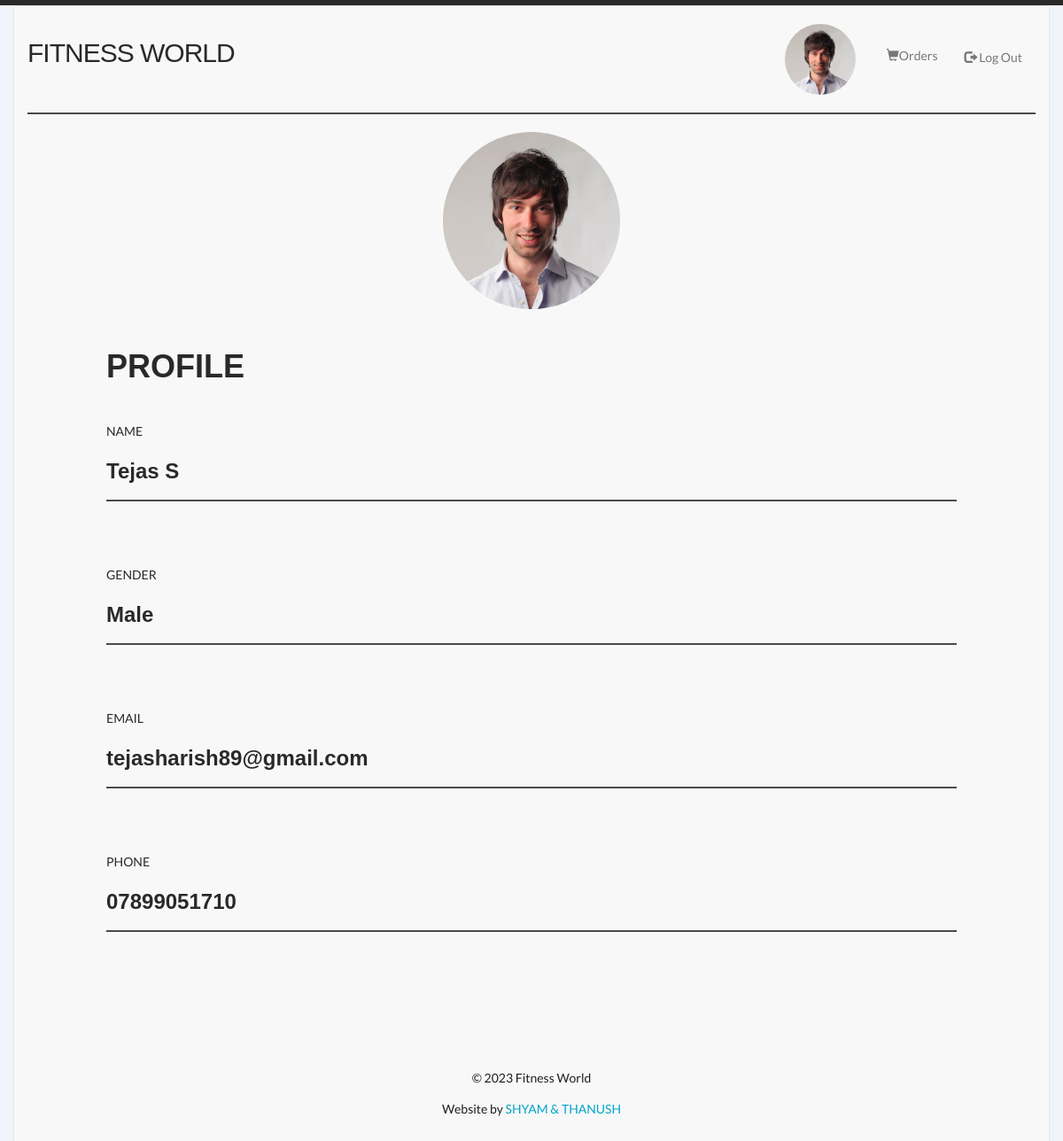
The page /1.php (signed in) on the database its author committed.
### tables this page shows
CREATE TABLE `users` (
  `userid` int(10) NOT NULL,
  `user_first` varchar(30) NOT NULL,
  `user_last` varchar(30) NOT NULL,
  `user_email` varchar(30) NOT NULL,
  `user_uid` varchar(30) NOT NULL,
  `user_pwd` varchar(30) NOT NULL,
  `phone` varchar(30) DEFAULT NULL,
  `gender` varchar(10) DEFAULT NULL
);

### 1.php (the view, shortened to what this page needs)
<!DOCTYPE html>
<html>
<head>
<link rel="stylesheet" type="text/css" media="screen" href="css/bootstrap.min.css">
  <link href="https://maxcdn.bootstrapcdn.com/bootstrap/3.3.7/css/bootstrap.min.css" rel="stylesheet">
  <link rel="stylesheet" type="text/css" media="screen" href="css/style.css">
  <link rel="stylesheet" type="text/css" media="screen" href="css/grid_12.css">
  <link rel="stylesheet" type="text/css" media="screen" href="css/slider.css">
</head>
<body>
<div class="container-fluid">
<nav class="navbar navbar-default" role="navigation">
	<div class="container-fluid">
		<div class="navbar-header">
			<a class="navbar-brand" href="indexuser.php"><h2>FITNESS WORLD</h2></a>
		</div>
		<div class="collapse navbar-collapse" id="navbar1">
			<ul class="nav navbar-nav navbar-right">
        <li>
          <div class="profile-userpic">
          <img class="img-circle" src="images/profile_user.jpg" class="img-responsive" alt="" style="width: 80px; margin-top: 20px; margin-right: 20px; ">
        </div>
      </li>
		      <li><a href="a.php" style="margin-top: 35%;"><span class="glyphicon glyphicon-shopping-cart"></span>Orders </a></li>
				<li><a href="logout.php" style="margin-top: 35%;"><span class="glyphicon glyphicon-log-out"></span> Log Out</a></li>
			</ul>
		</div>
  <hr style="border: 1px solid rgba(0,0,0,0.7) !important;color: #000000;">
		<div class="main">
        <div class="profile-usertitle">
          <div class="profile-userpic">
          <img class="img-circle" src="images/profile_user.jpg" class="img-responsive" alt="" style="width: 200px;"><br><br>
      </div>
      <div >
        <h1 style="float: left;"><b>PROFILE</b></h1>
        <br><br><br><br>
        <p style="float: left;">NAME</p><br>
         <?php
     $con=mysqli_connect("localhost:3306","root","","fitness_management");
      $username=$_SESSION["userid"];
       $query1="select * from users where user_uid='$username'";
       $result1=mysqli_query($con,$query1);
        while ($row=mysqli_fetch_array($result1)){
         $fname=$row ['user_first'];
         $lname=$row ['user_last'];
         echo "<h3><b style='float:left;'>$fname $lname</b></h3>
    ";
       }
?>
<br>
<hr style="border: 1px solid rgba(0,0,0,0.7) !important;color: #00000;">
<br>
<br>
 <p style="float: left;">GENDER</p><br>
         <?php
     $con=mysqli_connect("localhost:3306","root","","fitness_management");
      $username=$_SESSION["userid"];
       $query1="select * from users where user_uid='$username'";
       $result1=mysqli_query($con,$query1);
        while ($row=mysqli_fetch_array($result1)){
         $gender=$row ['gender'];
         echo "<h3><b style='float:left;'>$gender</b></h3>
    ";
       }
?>
<br>
<hr style="border: 1px solid rgba(0,0,0,0.7) !important;color: #00000;">
<br>
<br>
 <p style="float: left;">EMAIL</p><br>
         <?php
     $con=mysqli_connect("localhost:3306","root","","fitness_management");
      $username=$_SESSION["userid"];
       $query1="select * from users where user_uid='$username'";
       $result1=mysqli_query($con,$query1);
        while ($row=mysqli_fetch_array($result1)){
         $email=$row ['user_email'];
         echo "<h3><b style='float:left;'>$email</b></h3>
    ";
       }
?>
<br>
<hr style="border: 1px solid rgba(0,0,0,0.7) !important;color: #00000;">
<br>
<br>
 <p style="float: left;">PHONE</p><br>
         <?php
     $con=mysqli_connect("localhost:3306","root","","fitness_management");
      $username=$_SESSION["userid"];
       $query1="select * from users where user_uid='$username'";
       $result1=mysqli_query($con,$query1);
        while ($row=mysqli_fetch_array($result1)){
         $phone=$row ['phone'];
         echo "<h3><b style='float:left;'>$phone</b></h3>
    ";
       }
?>
<br>
<hr style="border: 1px solid rgba(0,0,0,0.7) !important;color: #00000;">
<br>
<br>
</div>
          </div>
      <br><br>
  <footer>
    <p>© 2023 Fitness World</p>
    <p>Website by <a target="_blank" href="#" class="link">SHYAM & THANUSH</a></p>
  </footer>
</div>
	</div>
</div>
</body>
</html>

### css/style.css (style rules this page uses)
html, body { width:100%; padding:0; margin:0; }
body { font: 14px/25px Arial, Helvetica, sans-serif; color:#292929; min-width:960px; background: url(../images/bg.gif) center 0 repeat; border-top:#292929 6px solid; }
.main { width:960px; margin:0 auto; position:relative; }
a { text-decoration:none; cursor:pointer; }
a.link { text-decoration:none; cursor:pointer; color:#01a5ca; }
h2 { font-size:30px; line-height:36px; color:#292929; font-weight:normal; letter-spacing:-1px; }
ul { margin:0; padding:0; list-style-image:none; }
h1 { float:left; }
nav { overflow:hidden; margin-right:30px; width: 100%; }
footer { width:100%; position:relative; overflow:hidden; text-align:center; padding:32px 0 45px 0; }
footer p { color:#1e1e1e; }
p ,span ,li { font-family: 'Lato', sans-serif; }
body { background: #F1F3FA; }
.profile-userpic img { float: none; margin: 0 auto; width: 50%; height: 50%; -webkit-border-radius: 50% !important; border-radius: 50% !important; }
.profile-usertitle { text-align: center; margin-top: 20px; }
ul { list-style: none !important; }

### css/slider.css (style rules this page uses)
* { padding:0; margin:0; }

### rows shown on the page
users: user_first "Tejas", user_last "S", gender "Male", user_email "tejasharish89@gmail.com", phone "07899051710"
